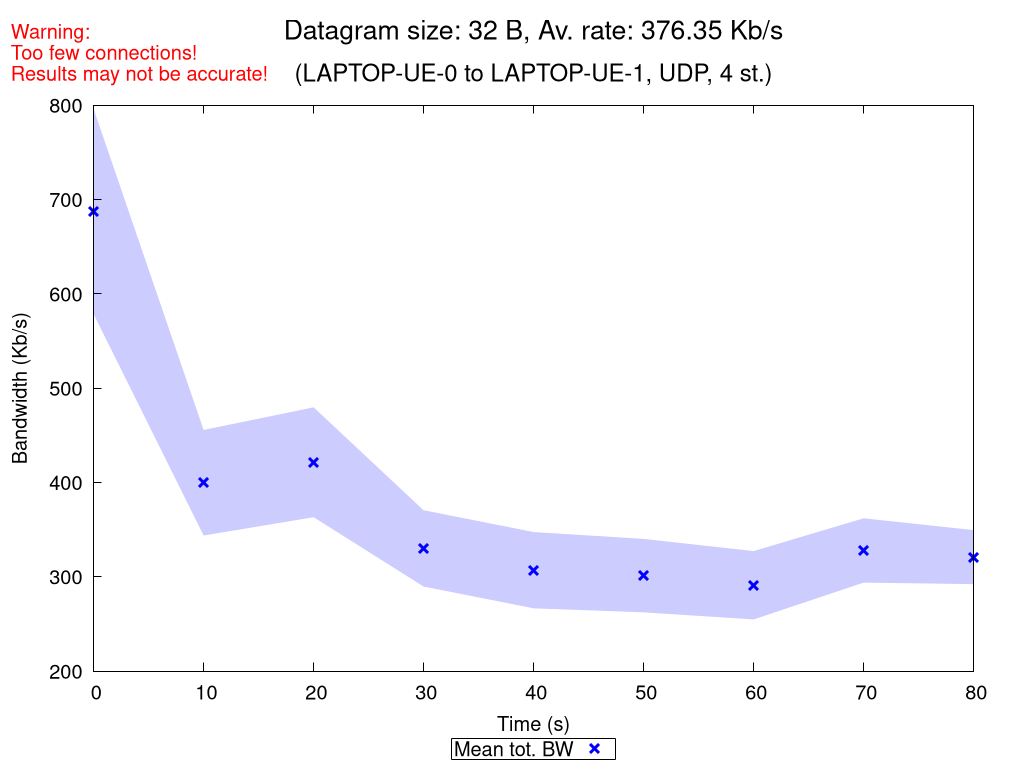

The script that saved this image:
set terminal pngcairo nocrop enhanced size 1024,768 font "Verdana,15"
set output "UDP_4_st_2020_10_18_09-41-26_one2two_00032B.png"

set title "{/=20 Datagram size: 32 B, Av. rate: 376.35 Kb/s}\n\n{/=18 (LAPTOP-UE-0 to LAPTOP-UE-1, UDP, 4 st.)}"
set label "Warning:\nToo few connections!\nResults may not be accurate!" at screen 0.01, screen 0.96 tc rgb "red"

set xlabel "Time (s)"
set ylabel "Bandwidth (Kb/s)"
set ytics nomirror
set key bmargin center horizontal box samplen 1 width -1
set bmargin 4.6
set rmargin 4.5

rf = 1000.0  # rate factor
set style fill transparent solid 0.2 noborder
set autoscale xfix
plot "UDP_4_st_2020_10_18_09-41-26_one2two_00032B_iperf_processed.dat" using 1:($2/rf-$3/rf):($2/rf+$3/rf) with filledcurves lc rgb "blue" notitle, \
     "" using 1:($2/rf) with points pt 2 ps 1.5 lw 3 lc rgb "blue" title "Mean tot. BW", \
